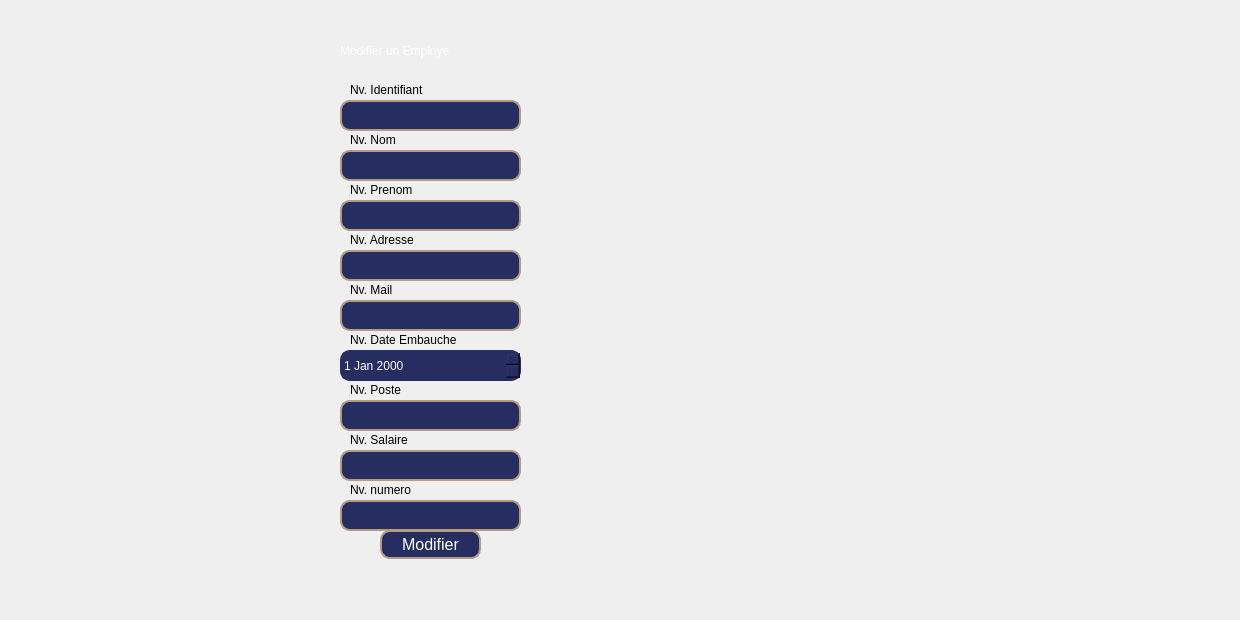
    <widget class="QWidget" name="tab_5">
     <attribute name="title">
      <string>Modifier un employe</string>
     </attribute>
     <widget class="QLineEdit" name="id1">
      <property name="geometry">
       <rect>
        <x>340</x>
        <y>100</y>
        <width>181</width>
        <height>31</height>
       </rect>
      </property>
      <property name="styleSheet">
       <string notr="true">QLineEdit {
    background-color: #262D60; /* Couleur de fond */
    color: white;               /* Couleur du texte */
    border-radius: 10px;        /* Coins arrondis */
    border: 2px solid #B49B84;  /* Bordure */
    padding: 5px;               /* Espacement intérieur */
}
</string>
      </property>
      <property name="text">
       <string/>
      </property>
     </widget>
     <widget class="QLineEdit" name="nom1">
      <property name="geometry">
       <rect>
        <x>340</x>
        <y>150</y>
        <width>181</width>
        <height>31</height>
       </rect>
      </property>
      <property name="styleSheet">
       <string notr="true">QLineEdit {
    background-color: #262D60; /* Couleur de fond */
    color: white;               /* Couleur du texte */
    border-radius: 10px;        /* Coins arrondis */
    border: 2px solid #B49B84;  /* Bordure */
    padding: 5px;               /* Espacement intérieur */
}
</string>
      </property>
      <property name="text">
       <string/>
      </property>
     </widget>
     <widget class="QLineEdit" name="prenom1">
      <property name="geometry">
       <rect>
        <x>340</x>
        <y>200</y>
        <width>181</width>
        <height>31</height>
       </rect>
      </property>
      <property name="styleSheet">
       <string notr="true">QLineEdit {
    background-color: #262D60; /* Couleur de fond */
    color: white;               /* Couleur du texte */
    border-radius: 10px;        /* Coins arrondis */
    border: 2px solid #B49B84;  /* Bordure */
    padding: 5px;               /* Espacement intérieur */
}
</string>
      </property>
      <property name="text">
       <string/>
      </property>
     </widget>
     <widget class="QLineEdit" name="adrs1">
      <property name="geometry">
       <rect>
        <x>340</x>
        <y>250</y>
        <width>181</width>
        <height>31</height>
       </rect>
      </property>
      <property name="styleSheet">
       <string notr="true">QLineEdit {
    background-color: #262D60; /* Couleur de fond */
    color: white;               /* Couleur du texte */
    border-radius: 10px;        /* Coins arrondis */
    border: 2px solid #B49B84;  /* Bordure */
    padding: 5px;               /* Espacement intérieur */
}
</string>
      </property>
      <property name="text">
       <string/>
      </property>
     </widget>
     <widget class="QLineEdit" name="mail1">
      <property name="geometry">
       <rect>
        <x>340</x>
        <y>300</y>
        <width>181</width>
        <height>31</height>
       </rect>
      </property>
      <property name="styleSheet">
       <string notr="true">QLineEdit {
    background-color: #262D60; /* Couleur de fond */
    color: white;               /* Couleur du texte */
    border-radius: 10px;        /* Coins arrondis */
    border: 2px solid #B49B84;  /* Bordure */
    padding: 5px;               /* Espacement intérieur */
}
</string>
      </property>
      <property name="text">
       <string/>
      </property>
     </widget>
     <widget class="QLineEdit" name="poste1">
      <property name="geometry">
       <rect>
        <x>340</x>
        <y>400</y>
        <width>181</width>
        <height>31</height>
       </rect>
      </property>
      <property name="styleSheet">
       <string notr="true">QLineEdit {
    background-color: #262D60; /* Couleur de fond */
    color: white;               /* Couleur du texte */
    border-radius: 10px;        /* Coins arrondis */
    border: 2px solid #B49B84;  /* Bordure */
    padding: 5px;               /* Espacement intérieur */
}
</string>
      </property>
      <property name="text">
       <string/>
      </property>
     </widget>
     <widget class="QLabel" name="label_23">
      <property name="geometry">
       <rect>
        <x>340</x>
        <y>30</y>
        <width>191</width>
        <height>41</height>
       </rect>
      </property>
      <property name="styleSheet">
       <string notr="true">color: white;
font: italic 9pt &quot;Sitka&quot;;
font: 900 italic 8pt &quot;Segoe UI Black&quot;;
font: 700 11pt &quot;Segoe UI&quot;;

</string>
      </property>
      <property name="text">
       <string>Modifier un Employe</string>
      </property>
     </widget>
     <widget class="QLabel" name="label_24">
      <property name="geometry">
       <rect>
        <x>350</x>
        <y>80</y>
        <width>131</width>
        <height>20</height>
       </rect>
      </property>
      <property name="text">
       <string>Nv. Identifiant</string>
      </property>
     </widget>
     <widget class="QLabel" name="label_25">
      <property name="geometry">
       <rect>
        <x>350</x>
        <y>130</y>
        <width>131</width>
        <height>20</height>
       </rect>
      </property>
      <property name="text">
       <string>Nv. Nom</string>
      </property>
     </widget>
     <widget class="QLabel" name="label_26">
      <property name="geometry">
       <rect>
        <x>350</x>
        <y>180</y>
        <width>131</width>
        <height>20</height>
       </rect>
      </property>
      <property name="text">
       <string>Nv. Prenom</string>
      </property>
     </widget>
     <widget class="QLabel" name="label_27">
      <property name="geometry">
       <rect>
        <x>350</x>
        <y>230</y>
        <width>131</width>
        <height>20</height>
       </rect>
      </property>
      <property name="text">
       <string>Nv. Adresse</string>
      </property>
     </widget>
     <widget class="QLabel" name="label_28">
      <property name="geometry">
       <rect>
        <x>350</x>
        <y>280</y>
        <width>131</width>
        <height>20</height>
       </rect>
      </property>
      <property name="text">
       <string>Nv. Mail</string>
      </property>
     </widget>
     <widget class="QLabel" name="label_29">
      <property name="geometry">
       <rect>
        <x>350</x>
        <y>330</y>
        <width>131</width>
        <height>20</height>
       </rect>
      </property>
      <property name="text">
       <string>Nv. Date Embauche</string>
      </property>
     </widget>
     <widget class="QLabel" name="label_30">
      <property name="geometry">
       <rect>
        <x>350</x>
        <y>380</y>
        <width>131</width>
        <height>20</height>
       </rect>
      </property>
      <property name="text">
       <string>Nv. Poste</string>
      </property>
     </widget>
     <widget class="QDateEdit" name="date1">
      <property name="geometry">
       <rect>
        <x>340</x>
        <y>350</y>
        <width>181</width>
        <height>31</height>
       </rect>
      </property>
      <property name="styleSheet">
       <string notr="true">QDateEdit {
    background-color:#262D60;
border-radius: 10px
}
QDateEdit {
    color: white;
}
QDateEdit {
    font-family: Arial;
    font-size: 12px;
}
QDateEdit {
    border: 2px solid #262D60;
}</string>
      </property>
     </widget>
     <widget class="QLineEdit" name="salaire1">
      <property name="geometry">
       <rect>
        <x>340</x>
        <y>450</y>
        <width>181</width>
        <height>31</height>
       </rect>
      </property>
      <property name="styleSheet">
       <string notr="true">QLineEdit {
    background-color: #262D60; /* Couleur de fond */
    color: white;               /* Couleur du texte */
    border-radius: 10px;        /* Coins arrondis */
    border: 2px solid #B49B84;  /* Bordure */
    padding: 5px;               /* Espacement intérieur */
}
</string>
      </property>
      <property name="text">
       <string/>
      </property>
     </widget>
     <widget class="QLabel" name="label_31">
      <property name="geometry">
       <rect>
        <x>350</x>
        <y>430</y>
        <width>131</width>
        <height>20</height>
       </rect>
      </property>
      <property name="text">
       <string>Nv. Salaire</string>
      </property>
     </widget>
     <widget class="QLabel" name="label_32">
      <property name="geometry">
       <rect>
        <x>350</x>
        <y>480</y>
        <width>131</width>
        <height>20</height>
       </rect>
      </property>
      <property name="text">
       <string>Nv. numero</string>
      </property>
     </widget>
     <widget class="QLineEdit" name="nume1">
      <property name="geometry">
       <rect>
        <x>340</x>
        <y>500</y>
        <width>181</width>
        <height>31</height>
       </rect>
      </property>
      <property name="styleSheet">
       <string notr="true">QLineEdit {
    background-color: #262D60; /* Couleur de fond */
    color: white;               /* Couleur du texte */
    border-radius: 10px;        /* Coins arrondis */
    border: 2px solid #B49B84;  /* Bordure */
    padding: 5px;               /* Espacement intérieur */
}
</string>
      </property>
      <property name="text">
       <string/>
      </property>
     </widget>
     <widget class="QPushButton" name="modifier">
      <property name="geometry">
       <rect>
        <x>380</x>
        <y>530</y>
        <width>101</width>
        <height>29</height>
       </rect>
      </property>
      <property name="styleSheet">
       <string notr="true">QPushButton {
    background-color: #262D60; /* Couleur de fond normale */
    color: white;               /* Couleur du texte */
    font-size: 16px;            /* Taille de la police */
    border-radius: 10px;        /* Coins arrondis */
    border: 2px solid #B49B84;  /* Bordure */
}

QPushButton:hover {
    background-color: #1E253E;  /* Couleur de fond au survol (plus foncé) */
}
QPushButton:pressed
{
    background-color:  #CEBAA7;
    border: 1px solid white;
}
</string>
      </property>
      <property name="text">
       <string>Modifier</string>
      </property>
     </widget>
     <widget class="QLabel" name="label_33">
      <property name="geometry">
       <rect>
        <x>300</x>
        <y>80</y>
        <width>861</width>
        <height>441</height>
       </rect>
      </property>
      <property name="text">
       <string/>
      </property>
      <property name="pixmap">
       <pixmap>../1x/hcc.png</pixmap>
      </property>
     </widget>
     <widget class="QLabel" name="label_21">
      <property name="geometry">
       <rect>
        <x>10</x>
        <y>0</y>
        <width>1221</width>
        <height>591</height>
       </rect>
      </property>
      <property name="text">
       <string/>
      </property>
      <property name="pixmap">
       <pixmap>../1x/aaaaa.png</pixmap>
      </property>
     </widget>
     <widget class="QLabel" name="label_3">
      <property name="geometry">
       <rect>
        <x>290</x>
        <y>10</y>
        <width>561</width>
        <height>601</height>
       </rect>
      </property>
      <property name="text">
       <string/>
      </property>
      <property name="pixmap">
       <pixmap>../aaa.png</pixmap>
      </property>
     </widget>
     <zorder>label_21</zorder>
     <zorder>label_3</zorder>
     <zorder>label_33</zorder>
     <zorder>id1</zorder>
     <zorder>nom1</zorder>
     <zorder>prenom1</zorder>
     <zorder>adrs1</zorder>
     <zorder>mail1</zorder>
     <zorder>poste1</zorder>
     <zorder>label_23</zorder>
     <zorder>label_24</zorder>
     <zorder>label_25</zorder>
     <zorder>label_26</zorder>
     <zorder>label_27</zorder>
     <zorder>label_28</zorder>
     <zorder>label_29</zorder>
     <zorder>label_30</zorder>
     <zorder>date1</zorder>
     <zorder>salaire1</zorder>
     <zorder>label_31</zorder>
     <zorder>label_32</zorder>
     <zorder>nume1</zorder>
     <zorder>modifier</zorder>
    </widget>
